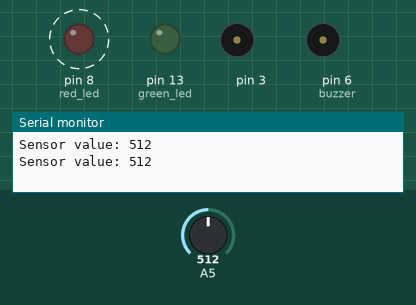
Bench run of a sketch on a simulated Arduino Uno, built with avr-gcc and run on an emulated ATmega328P. Shown: output pins drawn as LEDs (lit = HIGH), buzzer (waves = sounding, pin HIGH), the last lines printed to the serial monitor. Dashed ring = blinking. Inputs (shaded band) come from the test bench; at power-on: A5 = 512. Pins used as bus, display or sensor lines are not drawn.

Above: at 1.8 s.
1.9 s: A5 set to 55
5.4 s: A5 set to 45
At 6.9 s:
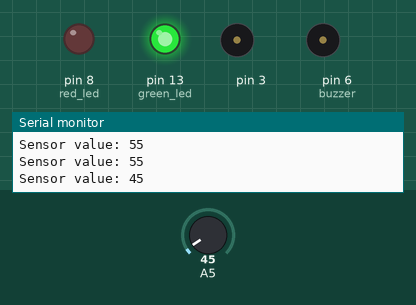
7.5 s: A5 set to 122
At 8.4 s:
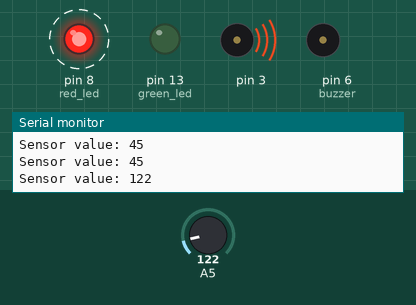
11.6 s: A5 set to 40
At 12.0 s:
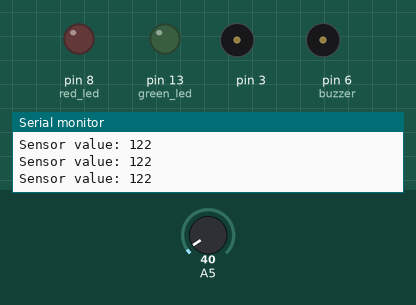
Timing chart, 0 to 14.6 s (numbered marks = the images above; inputs shaded):
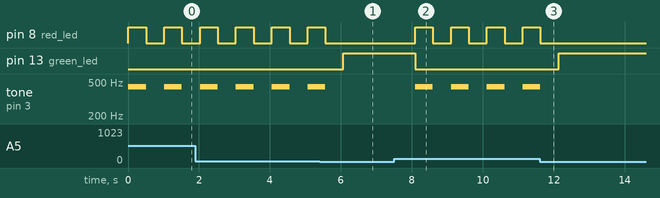

The sketch:

waterCupSensor.ino
```cpp
int rawSensor = 0; // raw sensor (jus a number)
bool flooded = false;

double convertToInches(double d){
  double zeroInc = 0;
  //double oneInc = 0;
  //double twoInc = 0;
  //double thrInc = 0;
  double forInc = 122;

  double slope = 1.0/(forInc-zeroInc);

  return slope*d;

}

void floodedProtocol(){
  //digitalWrite(6, HIGH);
  tone(3, 440, 500);


  digitalWrite(8, HIGH);
}

void setup() {
  Serial.begin(9600);
  pinMode(7, OUTPUT);   //sensor
  pinMode(8, OUTPUT); //red led
  pinMode(13, OUTPUT); //green led
  pinMode(6, OUTPUT); //buzzer

  digitalWrite(7, LOW);
  digitalWrite(8, LOW);
}

void loop() {
  digitalWrite(7, HIGH);
  delay(10);
  rawSensor = analogRead(A5);
  digitalWrite(7, LOW);

  Serial.print("Sensor value: ");
  Serial.println(rawSensor);

  if(rawSensor < 50) {
    flooded = false;
    digitalWrite(13, HIGH);
  } else {
    flooded = true;
    digitalWrite(13, LOW);
  }


  if(flooded){floodedProtocol();}

  delay(500);
  noTone(3);
  digitalWrite(8, LOW);
  delay(500);


}
```

Measured:
- the behaviour switches between 50 and 49 on A5 (found by bisection; images 0 and 1)
- after the input at 5.4 s, pin 8 (red_led): goes on until 5.6 s, then stays LOW; pin 13 (green_led): LOW → HIGH after 0.67 s; tone on pin 3: goes on until 5.6 s, then stays silent
- after the input at 7.5 s, pin 8 (red_led): alternates HIGH for 0.50 s and LOW for 0.51 s, starting after 0.59 s; pin 13 (green_led): HIGH → LOW after 0.59 s; tone on pin 3: alternates 440 Hz for 0.50 s and silent for 0.51 s, starting after 0.59 s
- after the input at 11.6 s, pin 8 (red_led): goes on until 11.6 s, then stays LOW; pin 13 (green_led): LOW → HIGH after 0.54 s; tone on pin 3: goes on until 11.6 s, then stays silent
- by itself, pin 8 (red_led): alternates HIGH for 0.50 s and LOW for 0.51 s
- by itself, tone on pin 3: alternates 440 Hz for 0.50 s and silent for 0.51 s
